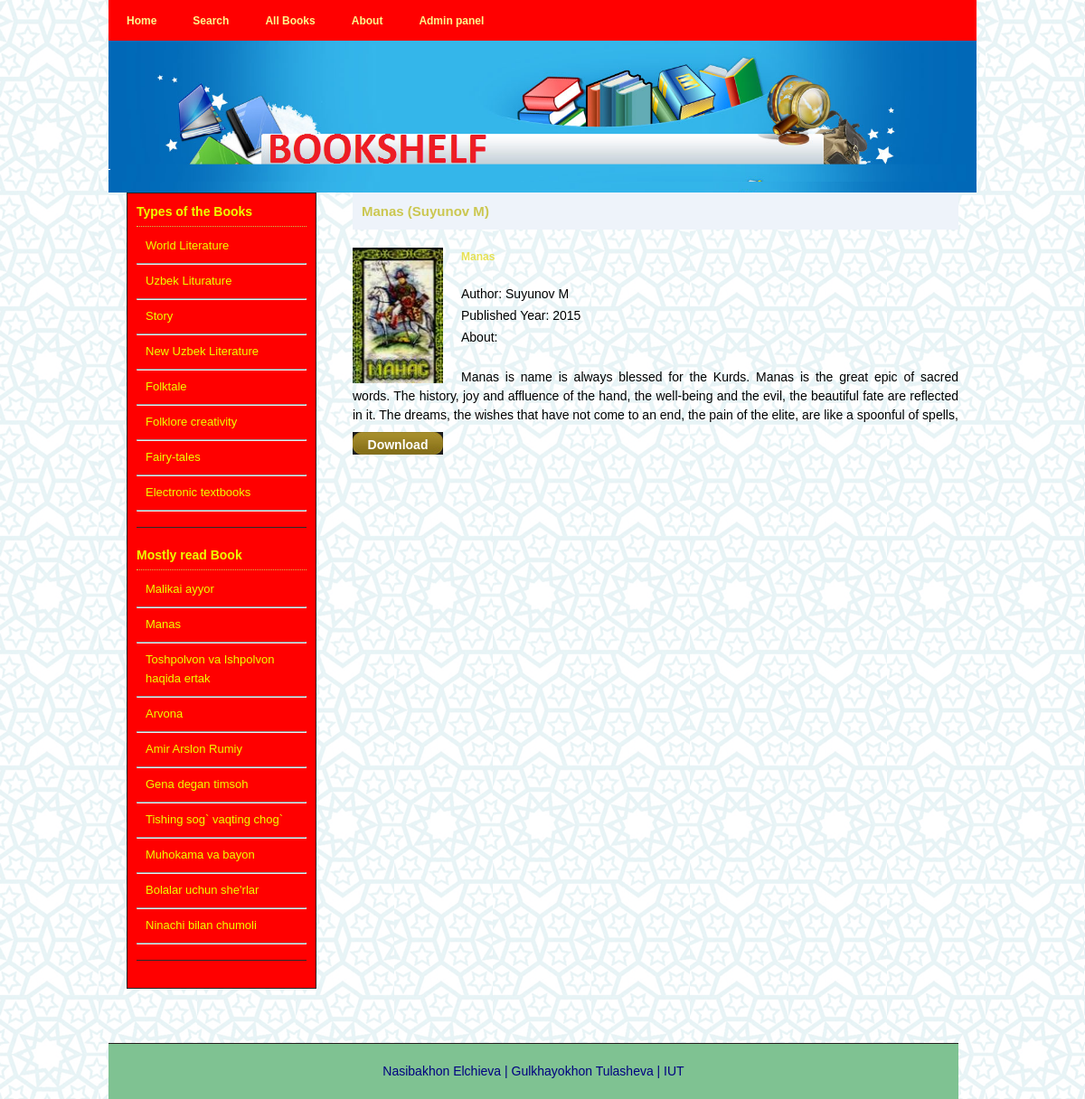
The page /view.php?id=222 on the database its author committed.
### tables this page shows
CREATE TABLE IF NOT EXISTS `bolimlar` (
  `id` int(11) NOT NULL AUTO_INCREMENT,
  `name` varchar(30) NOT NULL,
  PRIMARY KEY (`id`)
);

CREATE TABLE IF NOT EXISTS `kitoblar` (
  `id` int(11) NOT NULL AUTO_INCREMENT,
  `url` varchar(100) NOT NULL,
  `nomi` varchar(200) NOT NULL,
  `mualif` varchar(100) NOT NULL,
  `short` varchar(300) NOT NULL,
  `text` text NOT NULL,
  `img` varchar(100) NOT NULL,
  `yil` int(11) NOT NULL,
  `b_id` int(11) NOT NULL,
  `read` int(11) DEFAULT NULL,
  PRIMARY KEY (`id`)
);

### inc/tepa.php (the view, shortened to what this page needs)
<!DOCTYPE html PUBLIC "-//W3C//DTD XHTML 1.0 Transitional//EN" "http://www.w3.org/TR/xhtml1/DTD/xhtml1-transitional.dtd">
<html xmlns="http://www.w3.org/1999/xhtml">
<head>
<link href="templatemo_style.css" rel="stylesheet" type="text/css" />
<link href="style.css" rel="stylesheet" type="text/css" />
</head>
<body>
<div id="templatemo_container">
	<div id="templatemo_menu">
    	<ul>
            <li><a href="index.php" class="current">Home</a></li>
            <li><a href="izlash.php" class="current">Search</a></li>
            <li><a href="all.php" class="current">All Books</a></li>
            <li><a href="about.php" class="current"> About</a></li>
			<li><a href="admin.php" class="current"> Admin panel</a></li>
    	</ul>
    </div>
   <div id="templatemo_k">
		<img src="images/bg2.png" width="100%">
    </div>
    <div id="templatemo_content" >
        <div id="templatemo_content_left">
        	<div class="templatemo_content_left_section">
			            	<h1>Types of the Books</h1>
                <ul>
			<?php
			$que = 'select * from bolimlar order by `name` DESC';
            $result = mysqli_query($con, $que);
			while($row=mysqli_fetch_array($result)){
                    echo '<li><a href="bolimlar.php?id='.$row['id'].'">'.$row['name'].'</a></li><hr>';
                  }
				?>
				            	</ul>
            </div>
			<div class="templatemo_content_left_section">
            	<h1>Mostly read Book</h1>
                <ul>			<?php
			$que = 'select * from kitoblar order by `read` DESC';
            $result = mysqli_query($con, $que);
			while($row=mysqli_fetch_array($result)){
                    echo '<li><a href="view.php?id='.$row['id'].'">'.$row['nomi'].'</a></li><hr>';
                  }
				?>
    	</ul>
            </div>
        </div>

### view.php (shortened to what this page needs)
<?php
      include 'inc/db.php';
       include 'inc/tepa.php';
      $id=isset($_GET['id'])?(int) $_GET['id']:0;
	  $que = 'select * from `kitoblar` where `id`='.$id;
      $result = mysqli_query($con, $que);
	  $row=mysqli_fetch_array($result);
?>
        <div id="templatemo_content_right">
        	<?php
            echo '<h1>'.$row['nomi'].' <span>('.$row['mualif'].')</span></h1>
            <div class="image_panel"><img src="screen/'.$row['img'].'" alt="'.$row['nomi'].'" width="100" height="150" /></div>
          <h2>'.$row['nomi'].'</h2>
            <ul>
	            <li>Author: '.$row['mualif'].'</li>
            	<li>Published Year: '.$row['yil'].'</li>
				<li>About:</li>
             </ul>
            <p>'.$row['text'].'</p>
			<div class="buy_now_button"><a href="kitoblar/'.$row['url'].'">Download</a></div>
             <div class="cleaner_with_height">&nbsp;</div>';
            ?>
        </div>
    	<div class="cleaner_with_height">&nbsp;</div>
 <?php include 'inc/past.php'; ?>

### templatemo_style.css (style rules this page uses)
body { margin: 0; padding: 0; line-height: 1.5em; font-family: Verdana, Arial, san-serif; font-size: 14px; color: black; }
a:link, a:visited { color: #e6e154; text-decoration: none; font-weight: bold; }
p { margin: 0px; padding: 0px; }
img { margin: 0px; padding: 0px; border: none; }
.cleaner_with_height { clear: both; width: 100%; height: 30px; font-size: 1px; }
.buy_now_button a { clear: both; text-align: center; display: block; width: 100px; padding: 4px 0 5px 0; margin-bottom: 10px; background: url(images/templatemo_btn_02.jpg) no-repeat; color: #FFFFFF; font-weight: bold; text-decoration: none; }
#templatemo_container { width: 960px; margin: 0 auto; padding: 0 10px; background: ; }
#templatemo_menu { clear: both; width: 960px; height: 45px; background: red; }
#templatemo_menu ul { padding: 13px 0 0 0; margin: 0; list-style: none; }
#templatemo_menu ul li { display: inline; }
#templatemo_menu ul li a { float: left; padding: 0 20px; font-size: 12px; font-weight: bold; text-align: center; text-decoration: none; color: blue; }
#templatemo_menu li a:hover, #templatemo_menu li .current { color: #fcf88e; }
#templatemo_content { clear: both; width: 920px; padding: 0 20px; }
#templatemo_content #templatemo_content_left { font-size: 13px; float: left; width: 188px; padding: 10px; background-color: red; border: 1px solid #212120; }
#templatemo_content #templatemo_content_right { float: right; width: 670px; }
#templatemo_content_left .templatemo_content_left_section { clear: both; padding-bottom: 10px; border-bottom: 1px solid #2b2b2a; margin-bottom: 20px; }
.templatemo_content_left_section h1 { font-size: 14px; color:#edff00; padding: 0 0 5px 0; margin: 0 0 10px 0; border-bottom: 1px dotted #cbc750; }
.templatemo_content_left_section ul { padding: 0; margin: 0; }
.templatemo_content_left_section ul li { padding: 0 0 3px 10px; list-style: none; }
.templatemo_content_left_section ul li a { font-weight: normal; text-decoration: none; color:#edff00; }
#templatemo_content_right h1 { padding: 10px; margin: 0 0 20px 0; font-size: 15px; color: #cbc750; background: url(images/templatemo_h1_bg.jpg); }
#templatemo_content_right h2 { padding: 0 0 0 0; margin: 0 0 20px 0; font-size: 12px; color: #e6e154; }
#templatemo_content_right ul { margin: 0 0 20px 0; padding: 0 0 0 20px; list-style: none; }
#templatemo_content_right li { padding: 0 0 3px 0; }
#templatemo_content_right .image_panel { float: left; width: 100px; margin-right: 20px; }
#templatemo_content_right p { text-align: justify; padding: 0 0 8px 0; }

### style.css (style rules this page uses)
body { margin: 0; padding: 0; line-height: 1.5em; font-family: Verdana, Arial, san-serif; font-size: 14px; color: black; background:url(images/bg00.PNG) }

### rows shown on the page
bolimlar: name "World Literature"
bolimlar: name "Uzbek Liturature"
bolimlar: name "Story"
bolimlar: name "New Uzbek Literature"
bolimlar: name "Folktale"
bolimlar: name "Folklore creativity"
bolimlar: name "Fairy-tales"
bolimlar: name "Electronic textbooks"
kitoblar: nomi "Malikai ayyor"
kitoblar: nomi "Manas", mualif "Suyunov M", img (picture), yil "2015", text "Manas is name is always blessed for the Kurds. Manas is the great epic of sacred words. The history, joy and affluence of the hand, the well-being and the evil, the beautiful fate are reflected in it. The dreams, the wishes that have not come to an end, the pain of the elite, are like a spoonful of spells,"
kitoblar: nomi "Toshpolvon va Ishpolvon haqida ertak"
kitoblar: nomi "Arvona"
kitoblar: nomi "Amir Arslon Rumiy"
kitoblar: nomi "Gena degan timsoh"
kitoblar: nomi "Tishing sog` vaqting chog`"
kitoblar: nomi "Muhokama va bayon"
kitoblar: nomi "Bolalar uchun she'rlar"
kitoblar: nomi "Ninachi bilan chumoli"
